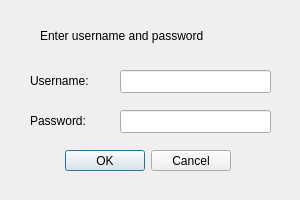
<?xml version="1.0" encoding="UTF-8"?>
<ui version="4.0">
 <class>UserCreationDialog</class>
 <widget class="QDialog" name="UserCreationDialog">
  <property name="geometry">
   <rect>
    <x>0</x>
    <y>0</y>
    <width>300</width>
    <height>200</height>
   </rect>
  </property>
  <property name="windowTitle">
   <string>Dialog</string>
  </property>
  <widget class="QLabel" name="userIDLabel">
   <property name="geometry">
    <rect>
     <x>30</x>
     <y>70</y>
     <width>91</width>
     <height>21</height>
    </rect>
   </property>
   <property name="text">
    <string>Username:</string>
   </property>
  </widget>
  <widget class="QLabel" name="passwordLabel">
   <property name="geometry">
    <rect>
     <x>30</x>
     <y>110</y>
     <width>81</width>
     <height>21</height>
    </rect>
   </property>
   <property name="text">
    <string>Password:</string>
   </property>
  </widget>
  <widget class="QLineEdit" name="userIDLineEdit">
   <property name="geometry">
    <rect>
     <x>120</x>
     <y>70</y>
     <width>151</width>
     <height>23</height>
    </rect>
   </property>
  </widget>
  <widget class="QLineEdit" name="passwordLineEdit">
   <property name="geometry">
    <rect>
     <x>120</x>
     <y>110</y>
     <width>151</width>
     <height>23</height>
    </rect>
   </property>
  </widget>
  <widget class="QDialogButtonBox" name="buttonBox">
   <property name="geometry">
    <rect>
     <x>50</x>
     <y>150</y>
     <width>181</width>
     <height>21</height>
    </rect>
   </property>
   <property name="layoutDirection">
    <enum>Qt::LeftToRight</enum>
   </property>
   <property name="standardButtons">
    <set>QDialogButtonBox::Cancel|QDialogButtonBox::Ok</set>
   </property>
  </widget>
  <widget class="QLabel" name="msgLabel">
   <property name="geometry">
    <rect>
     <x>40</x>
     <y>25</y>
     <width>241</width>
     <height>21</height>
    </rect>
   </property>
   <property name="text">
    <string>Enter username and password</string>
   </property>
  </widget>
 </widget>
 <resources/>
 <connections/>
</ui>
